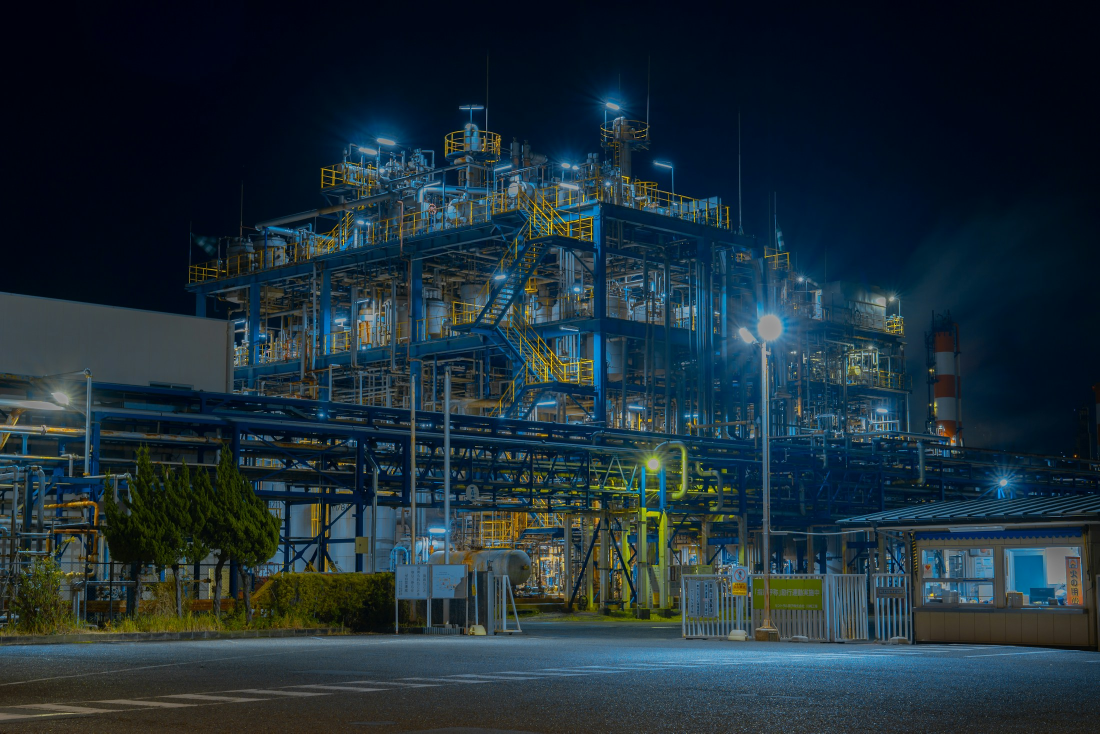
#> input picture tools/originals/1uvJa08dNfQ.jpg, 2200 x 1467 px, given in place of GAlMu7FMdaw.jpg, which was not available (shown at 1/2 size)
$ python grade-photos.py originals/1uvJa08dNfQ.jpg
#> lines starting #> are read from the running program, lines starting #| are printed output that depends on the picture; pictures that were not available may be replaced by others from this repository, and a replacement may not be noted
#> further down, im is the input picture: PIL image 2200x1467 RGB; mean R, G, B 28.3, 45.6, 55.3
"""
Bakes the film grade into every photo, so the browser only has to draw pixels
(no CSS filters or blend modes while scrolling).

The grade: crushed blacks, teal pushed into the shadows, sodium orange into the
highlights, plus a per-scene split from top to bottom.

    python3 tools/grade-photos.py <folder with the original Unsplash JPGs>
"""
import os
import sys

from PIL import Image, ImageChops, ImageEnhance

SRC = sys.argv[1]
OUT = os.path.join(os.path.dirname(__file__), "..", "assets")

#  source id      output name            width  bright contr  sat   split top   split bottom  tint (rgb, alpha)
PHOTOS = [
    ("GAlMu7FMdaw", "s1-city-dusk",        2000, .80, 1.18, .78, "#0d4652", "#b9521c", ((8, 40, 46), .28)),
    ("rMPhrNQWasM", "s2-fog-field",        2000, 1.05, 1.2, .65, "#10495a", "#1d3a48", ((40, 90, 120), .30)),
    ("nYogv37yUmE", "s3-sodium-station",   2000, .55, 1.35, 1.0, "#0b3a40", "#c4561a", ((6, 30, 34), .32)),
    ("KJYeTSawUdw", "s4-berlin-dawn",      2000, .90, 1.12, .82, "#3b5560", "#d9813a", ((40, 30, 24), .12)),
    # the horizontal reel at the end
    ("hXelAWDSQs0", "reel-power-lines",    1400, .85, 1.25, .7,  "#10495a", "#1d3a48", ((20, 60, 80), .25)),
    ("1uvJa08dNfQ", "reel-industry",       1400, .70, 1.3,  .85, "#0b3a40", "#c4561a", ((6, 30, 34), .25)),
    ("CZ_ha7B_Gl4", "reel-fog-station",    1400, .80, 1.25, .8,  "#2b4a55", "#b9714a", ((20, 40, 48), .2)),
    # own photographs, Berlin (portrait)
    ("IMG_9481",    "own-fernsehturm",     900,  .62, 1.3,  .6,  "#0d4652", "#3a2a22", ((20, 50, 60), .3)),
    ("IMG_9644",    "own-streetlamp",      900,  .85, 1.2,  .95, "#0b3a40", "#c4561a", ((6, 30, 34), .2)),
    ("IMG_9661",    "own-tower-dawn",      900,  .92, 1.15, .9,  "#3b5560", "#d9813a", ((40, 30, 24), .1)),
]


def hex_rgb(h):
    return tuple(int(h[i:i + 2], 16) for i in (1, 3, 5))


def curve(shadow_lift, highlight_gain, crush=.06):
    """Per-channel tone curve: crush the toe, then tint shadows and highlights."""
    lut = []
    for v in range(256):
        x = max(0.0, (v / 255 - crush) / (1 - crush))
        x = x * x * (3 - 2 * x) * .35 + x * .65            # gentle S-curve
        shadow = (1 - x) ** 2                              # weight towards blacks
        light = x ** 2                                     # weight towards whites
        y = x + shadow_lift * shadow * x * 4 + highlight_gain * light * (1 - x) * 4
        lut.append(round(min(1, max(0, y)) * 255))
    return lut


def grade(im, bright, contrast, sat, top, bottom, tint):
#> called with bright = 0.8, contrast = 1.18, sat = 0.78, top = '#0d4652', bottom = '#b9521c', tint = ((8, 40, 46), 0.28)
    im = ImageEnhance.Brightness(im).enhance(bright)
    im = ImageEnhance.Contrast(im).enhance(contrast)
    im = ImageEnhance.Color(im).enhance(sat)

    # teal shadows (R down, G/B up), orange highlights (R up, B down)
    r, g, b = im.split()
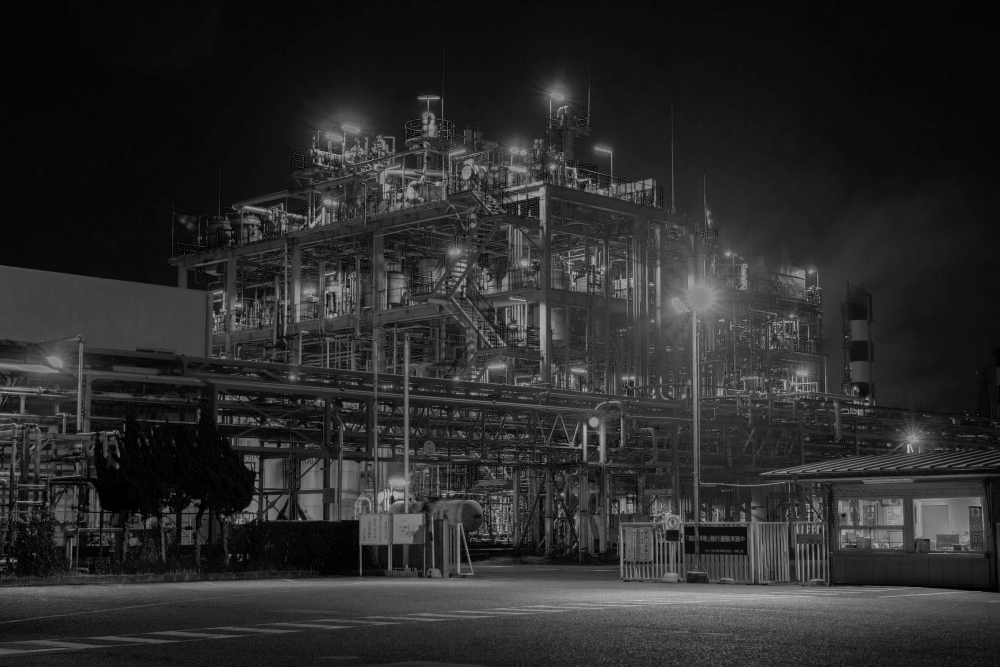
#> b: PIL image 2000x1334 L (shown at 1/2 size); min 0, max 226, mean 42.3
    r = r.point(curve(-.05, .10))
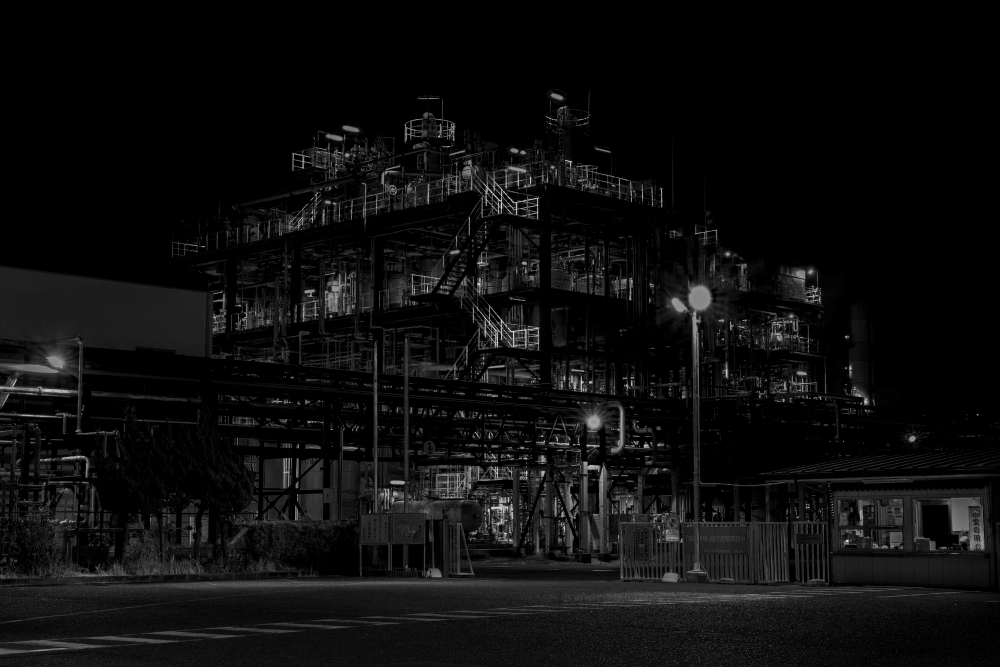
#> r: PIL image 2000x1334 L (shown at 1/2 size); min 0, max 239, mean 13.5
    g = g.point(curve(.03, .03))
    b = b.point(curve(.07, -.07))
    im = Image.merge("RGB", (r, g, b))
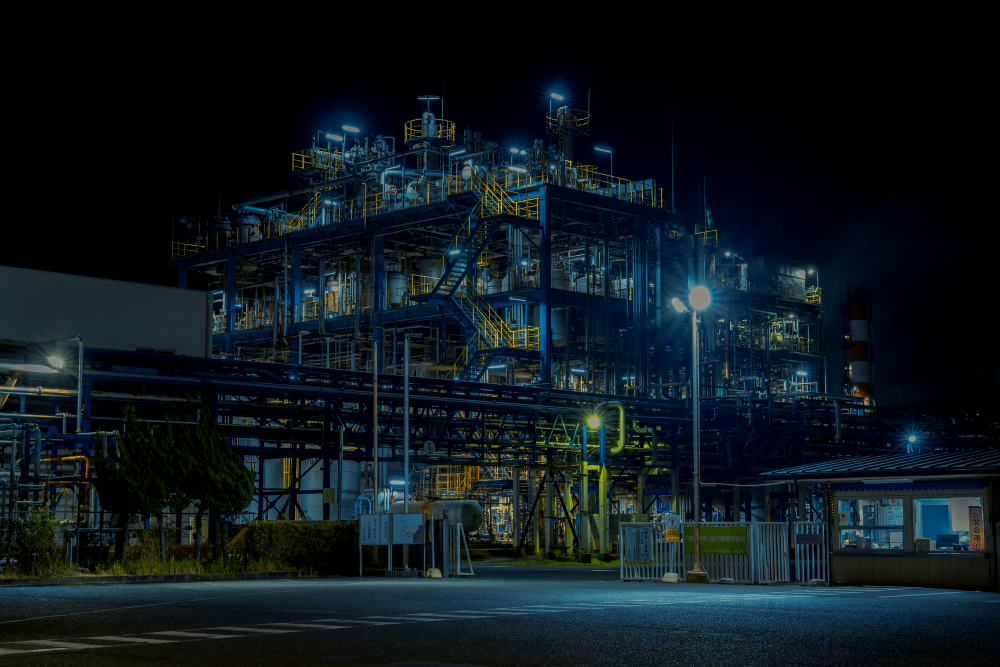
#> im: PIL image 2000x1334 RGB (shown at 1/2 size); mean R, G, B 13.5, 24.1, 29.5

    # top-to-bottom split tone, blended soft-light like a grading layer
    split = Image.linear_gradient("L").resize(im.size)
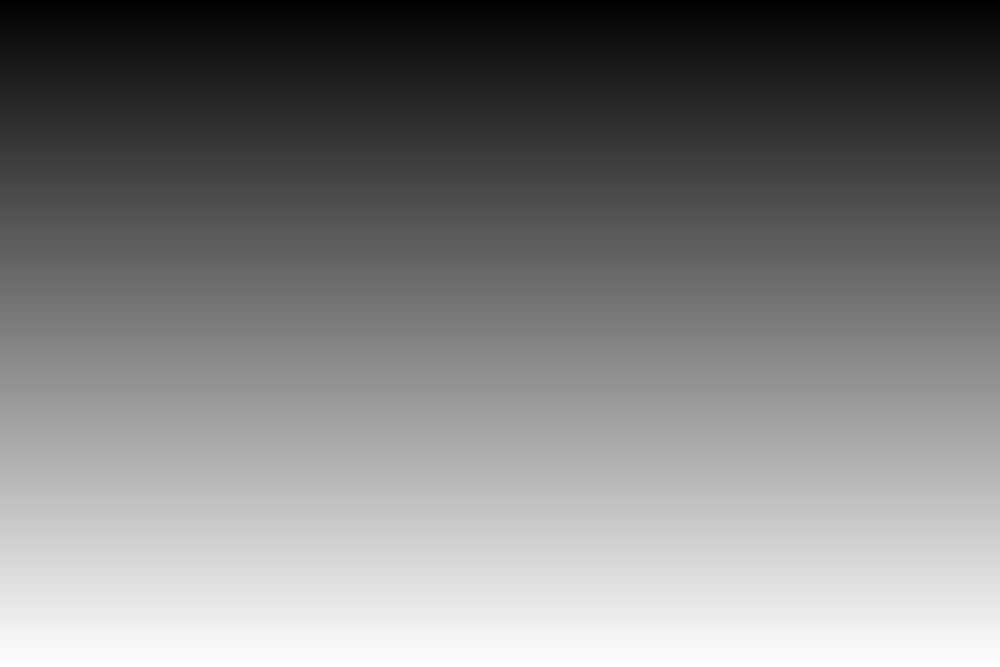
#> split: PIL image 2000x1334 L (shown at 1/2 size); min 0, max 255, mean 127.5
    split_rgb = Image.composite(Image.new("RGB", im.size, hex_rgb(bottom)), Image.new("RGB", im.size, hex_rgb(top)), split)
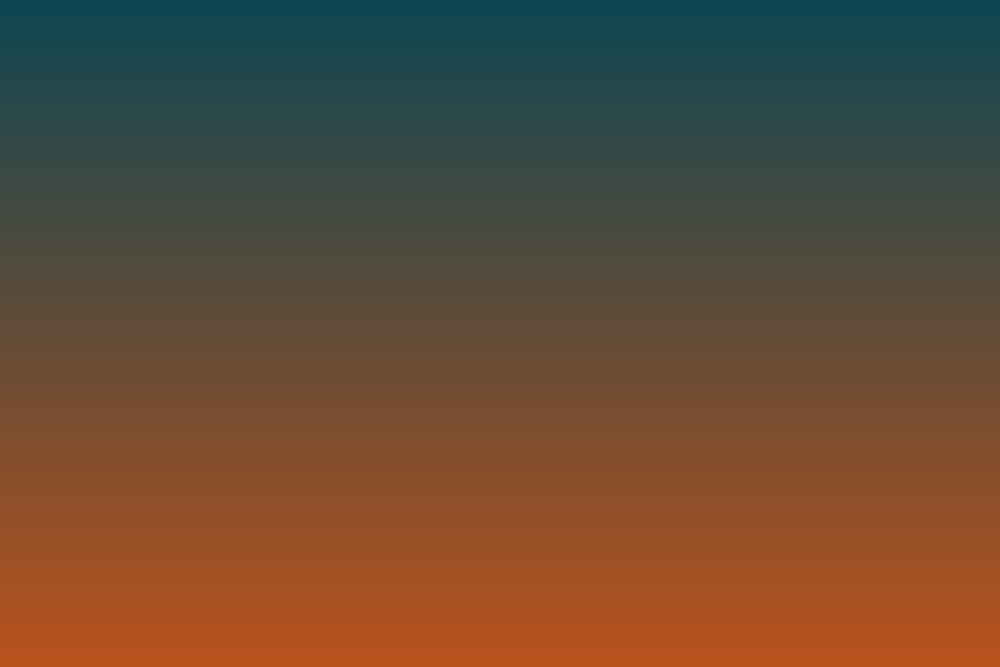
#> split_rgb: PIL image 2000x1334 RGB (shown at 1/2 size); mean R, G, B 99, 76, 55
    im = Image.blend(im, ImageChops.soft_light(im, split_rgb), .85)

    # overall tint, multiplied in
    color, alpha = tint
    im = Image.blend(im, ImageChops.multiply(im, Image.new("RGB", im.size, color)), alpha)
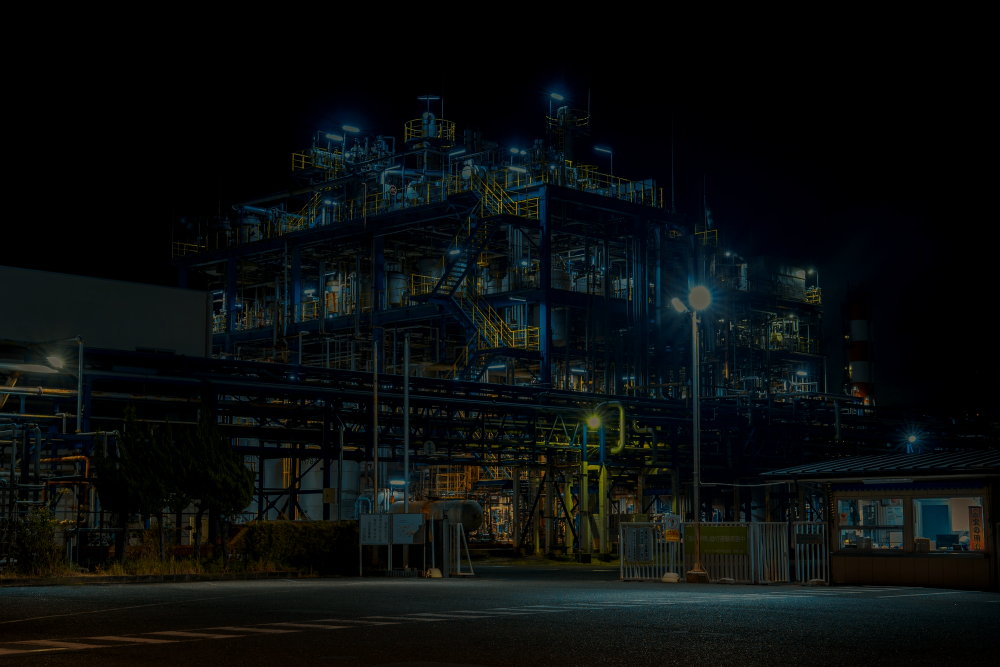
#> im: PIL image 2000x1334 RGB (shown at 1/2 size); mean R, G, B 9.4, 12.9, 12.8
    return im


def save(im, name, limit=300_000):
#> called with name = 's1-city-dusk', limit = 300000
    path = os.path.join(OUT, name + ".webp")
    for q in range(80, 30, -6):
        im.save(path, "WEBP", quality=q, alpha_quality=q // 2, method=6)
        if os.path.getsize(path) <= limit:
            break
    print(f"{name:22s} {im.size[0]}x{im.size[1]}  q{q}  {os.path.getsize(path) // 1024} KB")
#| s1-city-dusk           2000x1334  q80  163 KB


for pid, name, width, *params in PHOTOS:
    im = Image.open(os.path.join(SRC, pid + ".jpg")).convert("RGB")
    im = im.resize((width, round(im.height * width / im.width)), Image.LANCZOS)
    save(grade(im, *params), name, 300_000 if width > 1500 else 200_000)
#> pass 2 of the loop `for pid, name, width, *params in PHOTOS:`:
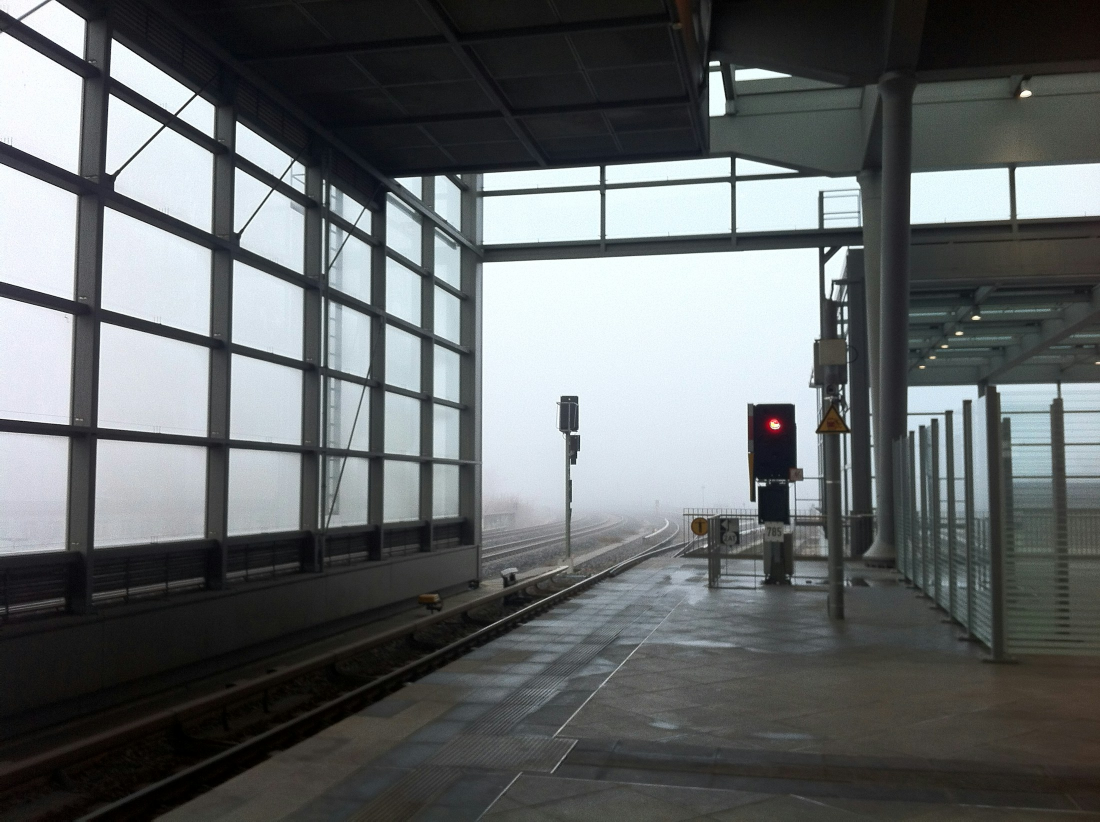
#> input picture tools/originals/CZ_ha7B_Gl4.jpg, 2200 x 1643 px, given in place of rMPhrNQWasM.jpg, which was not available (shown at 1/2 size)
#> im is the input picture: PIL image 2200x1643 RGB; mean R, G, B 100.2, 104.3, 105.4
#> split: PIL image 2000x1494 L
#> in grade (call 2), `split_rgb = Image.composite(Image.new("RGB", im.size, hex_rgb(bottom))..`:
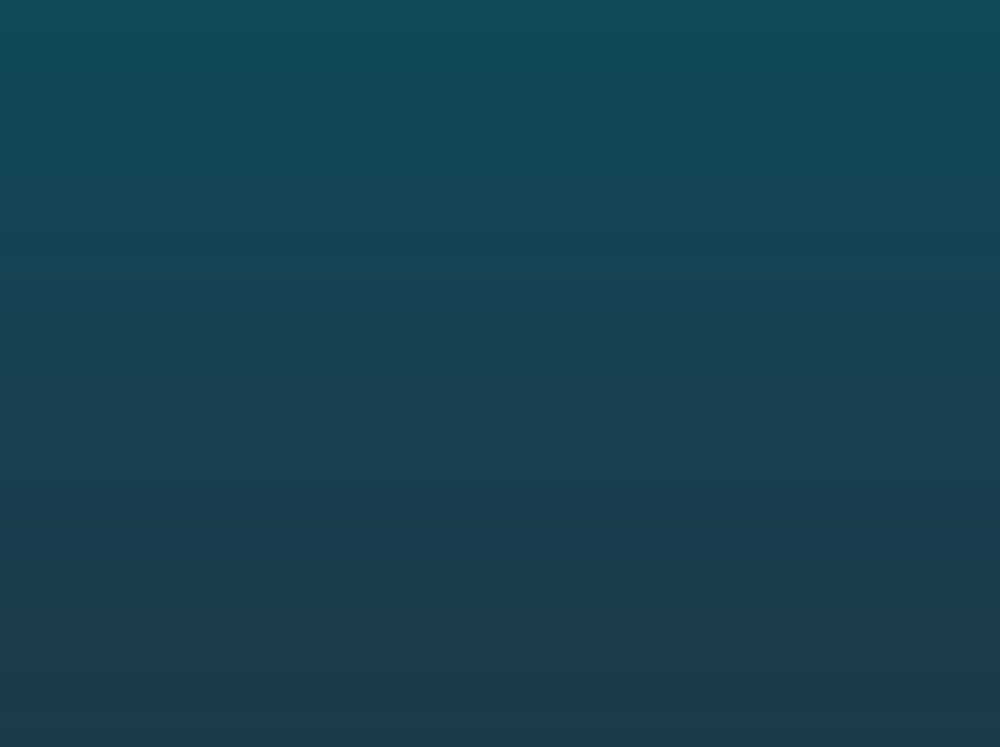
#> split_rgb: PIL image 2000x1494 RGB (shown at 1/2 size); mean R, G, B 22.5, 65.5, 81
#> in grade (call 2), `im = Image.blend(im, ImageChops.multiply(im, Image.new("RGB", im.size,..`:
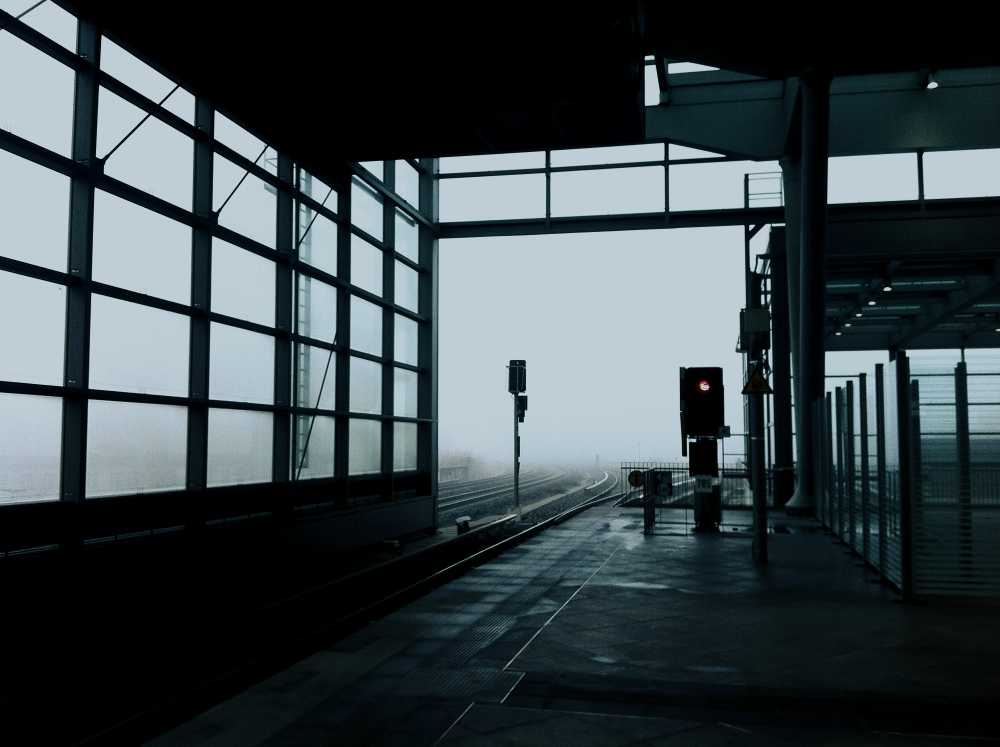
#> im: PIL image 2000x1494 RGB (shown at 1/2 size); mean R, G, B 59.7, 70.5, 74.7
#| s2-fog-field           2000x1494  q80  137 KB
#> (the run stopped early here; a loop or call above may not have finished)
